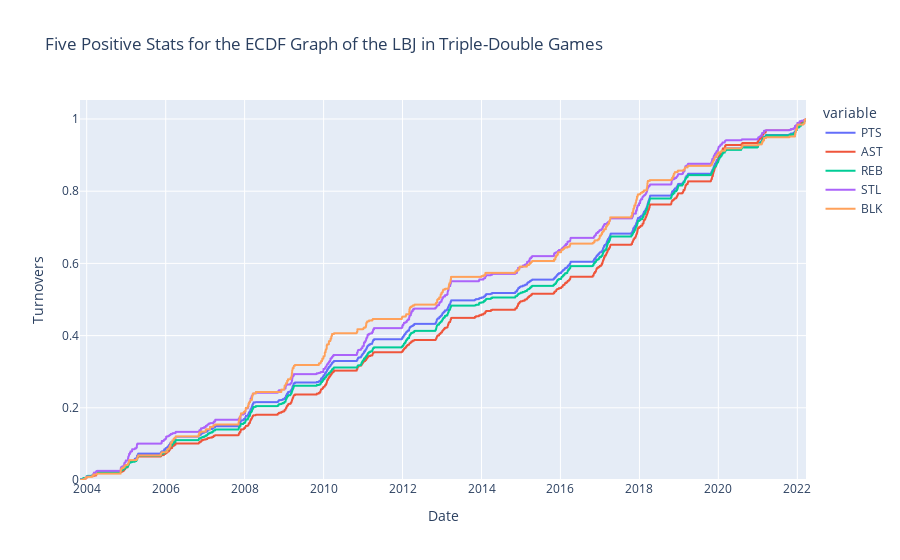

Notebook code for this chart:
### Code cell
fig=px.ecdf(df_double_double,x="Date",y=["PTS","AST","REB","STL","BLK"],title="Five Positive Stats for the ECDF Graph of the LBJ in Triple-Double Games")
fig.update_layout(
    xaxis_title="Date",
    yaxis_title="Turnovers")

pio.write_html(fig, file='ecdf_figure.html', auto_open=True)
fig.show()

### Figure 1 — Plotly figure (JSON) as saved in the notebook; plotly's stock layout.template omitted (floating-point values rounded to 4 significant figures; data arrays with more than 128 entries replaced by an {"elided": "..."} marker saying what was removed)
{"data": [{"hovertemplate": "variable=PTS<br>Date=%{x}<br>fraction of sum of value=%{y}<extra></extra>", "legendgroup": "PTS", "line": {"dash": "solid", "shape": "hv"}, "marker": {"color": "#636efa", "symbol": "circle"}, "mode": "lines", "name": "PTS", "showlegend": true, "type": "scattergl", "x": {"elided": "529 str values"}, "xaxis": "x", "y": {"elided": "529 float values"}, "yaxis": "y"}, {"hovertemplate": "variable=AST<br>Date=%{x}<br>fraction of sum of value=%{y}<extra></extra>", "legendgroup": "AST", "line": {"dash": "solid", "shape": "hv"}, "marker": {"color": "#EF553B", "symbol": "circle"}, "mode": "lines", "name": "AST", "showlegend": true, "type": "scattergl", "x": {"elided": "529 str values"}, "xaxis": "x", "y": {"elided": "529 float values"}, "yaxis": "y"}, {"hovertemplate": "variable=REB<br>Date=%{x}<br>fraction of sum of value=%{y}<extra></extra>", "legendgroup": "REB", "line": {"dash": "solid", "shape": "hv"}, "marker": {"color": "#00cc96", "symbol": "circle"}, "mode": "lines", "name": "REB", "showlegend": true, "type": "scattergl", "x": {"elided": "529 str values"}, "xaxis": "x", "y": {"elided": "529 float values"}, "yaxis": "y"}, {"hovertemplate": "variable=STL<br>Date=%{x}<br>fraction of sum of value=%{y}<extra></extra>", "legendgroup": "STL", "line": {"dash": "solid", "shape": "hv"}, "marker": {"color": "#ab63fa", "symbol": "circle"}, "mode": "lines", "name": "STL", "showlegend": true, "type": "scattergl", "x": {"elided": "529 str values"}, "xaxis": "x", "y": {"elided": "529 float values"}, "yaxis": "y"}, {"hovertemplate": "variable=BLK<br>Date=%{x}<br>fraction of sum of value=%{y}<extra></extra>", "legendgroup": "BLK", "line": {"dash": "solid", "shape": "hv"}, "marker": {"color": "#FFA15A", "symbol": "circle"}, "mode": "lines", "name": "BLK", "showlegend": true, "type": "scattergl", "x": {"elided": "529 str values"}, "xaxis": "x", "y": {"elided": "529 float values"}, "yaxis": "y"}], "layout": {"autosize": true, "legend": {"title": {"text": "variable"}, "tracegroupgap": 0}, "title": {"text": "Five Positive Stats for the ECDF Graph of the LBJ in Triple-Double Games"}, "xaxis": {"anchor": "y", "autorange": true, "domain": [0, 1], "range": ["2003-10-31", "2022-03-22"], "title": {"text": "Date"}, "type": "date"}, "yaxis": {"anchor": "x", "autorange": true, "domain": [0, 1], "range": [0, 1.053], "rangemode": "tozero", "title": {"text": "Turnovers"}, "type": "linear"}}}
